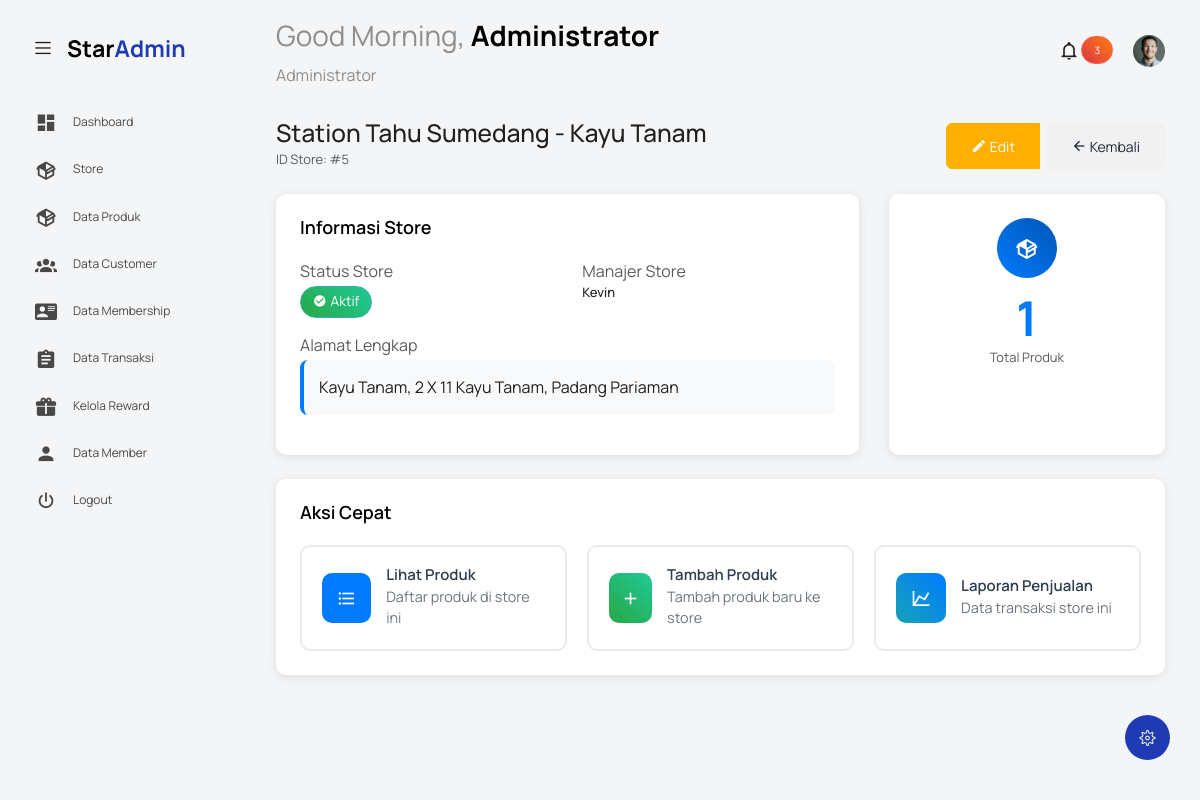
Page /index.php?controller=store&action=view&id=5 (signed in) on the committed database.
### tables this page shows
CREATE TABLE `store` (
  `id_store` int NOT NULL,
  `nama_store` varchar(100) NOT NULL,
  `alamat_store` text NOT NULL,
  `manajer_store` varchar(100) DEFAULT NULL,
  `status_store` enum('aktif','tidak_aktif') DEFAULT 'aktif'
);

### controllers/StoreController.php (called while the page is built, shortened)
<?php
class StoreController {
    private $storeModel;
    public function __construct() {
        $this->storeModel = new StoreModel();
    }
    public function view() {
        $id = $_GET['id'] ?? 0;
        $store = $this->storeModel->getStoreById($id);
        $totalProduk = $this->storeModel->getTotalProdukByStore($id);
        loadView('store/view', [
            'store' => $store,
            'total_produk' => $totalProduk,
            'title' => 'Detail Store'
        ]);
    }
}

### models/StoreModel.php (called while the page is built, shortened)
<?php
class StoreModel {
    private $conn;
    public function __construct() {
        global $conn;
        $this->conn = $conn;
    }
    public function getStoreById($id) {
        $stmt = $this->conn->prepare("SELECT * FROM store WHERE id_store = ?");
        $stmt->bind_param("i", $id);
        $stmt->execute();
        $result = $stmt->get_result();
        return $result ? $result->fetch_assoc() : null;
    }
}

### views/store/view.php (the view, shortened to what this page needs)
<?php include('template/header.php'); ?>
<body class="with-welcome-text">
  <div class="container-scroller">
    <?php include 'template/navbar.php'; ?>
    <div class="container-fluid page-body-wrapper">
      <?php include 'template/setting_panel.php'; ?>
      <?php include 'template/sidebar.php'; ?>
      <div class="main-panel">
        <div class="content-wrapper">
          <div class="row">
            <div class="col-12 grid-margin">
              <div class="d-flex justify-content-between align-items-center flex-wrap">
                <div>
                  <h3 class="font-weight-bold mb-1"><?= htmlspecialchars($store['nama_store']) ?></h3>
                  <p class="text-muted mb-0">ID Store: #<?= $store['id_store'] ?></p>
                </div>
                <div class="btn-group" role="group">
                  <a href="index.php?controller=store&action=edit&id=<?= $store['id_store'] ?>" class="btn btn-warning">
                    <i class="mdi mdi-pencil"></i> Edit
                  </a>
                  <a href="index.php?controller=store" class="btn btn-secondary">
                    <i class="mdi mdi-arrow-left"></i> Kembali
                  </a>
                </div>
              </div>
            </div>
          </div>
          <div class="row">
            <div class="col-md-8 grid-margin stretch-card">
              <div class="card">
                <div class="card-body">
                  <h4 class="card-title mb-4">Informasi Store</h4>
                  <div class="row">
                    <div class="col-sm-6 mb-3">
                      <label class="text-muted">Status Store</label>
                      <div class="mt-1">
                        <?php if ($store['status_store'] == 'aktif'): ?>
                          <span class="badge badge-success">
                            <i class="mdi mdi-check-circle me-1"></i>Aktif
                          </span>
                        <?php else: ?>
                          <span class="badge badge-danger">
                            <i class="mdi mdi-close-circle me-1"></i>Tidak Aktif
                          </span>
                        <?php endif; ?>
                      </div>
                    </div>
                    <div class="col-sm-6 mb-3">
                      <label class="text-muted">Manajer Store</label>
                      <p class="mb-0 font-weight-medium">
                        <?= htmlspecialchars($store['manajer_store'] ?: 'Belum ditentukan') ?>
                      </p>
                    </div>
                  </div>
                  <div class="mb-3">
                    <label class="text-muted">Alamat Lengkap</label>
                    <div class="address-box mt-1">
                      <?= nl2br(htmlspecialchars($store['alamat_store'])) ?>
                    </div>
                  </div>
                </div>
              </div>
            </div>
            <div class="col-md-4 grid-margin stretch-card">
              <div class="card">
                <div class="card-body text-center">
                  <div class="stat-icon mb-3">
                    <i class="mdi mdi-package-variant"></i>
                  </div>
                  <h2 class="stat-number"><?= $total_produk ?></h2>
                  <p class="text-muted mb-0">Total Produk</p>
                </div>
              </div>
            </div>
          </div>
          <div class="row">
            <div class="col-12 grid-margin">
              <div class="card">
                <div class="card-body">
                  <h4 class="card-title mb-4">Aksi Cepat</h4>
                  <div class="action-grid">
                    <?php if ($store['status_store'] == 'aktif'): ?>
                      <a href="index.php?controller=produk&store_id=<?= $store['id_store'] ?>" class="action-card">
                        <div class="action-icon">
                          <i class="mdi mdi-format-list-bulleted"></i>
                        </div>
                        <div class="action-content">
                          <h6>Lihat Produk</h6>
                          <p>Daftar produk di store ini</p>
                        </div>
                      </a>
                      <a href="index.php?controller=produk&action=add&store_id=<?= $store['id_store'] ?>" class="action-card">
                        <div class="action-icon success">
                          <i class="mdi mdi-plus"></i>
                        </div>
                        <div class="action-content">
                          <h6>Tambah Produk</h6>
                          <p>Tambah produk baru ke store</p>
                        </div>
                      </a>
                      <a href="index.php?controller=transaksi&store_id=<?= $store['id_store'] ?>" class="action-card">
                        <div class="action-icon info">
                          <i class="mdi mdi-chart-line"></i>
                        </div>
                        <div class="action-content">
                          <h6>Laporan Penjualan</h6>
                          <p>Data transaksi store ini</p>
                        </div>
                      </a>
                    <?php endif; ?>
                  </div>
                </div>
              </div>
            </div>
          </div>
        </div>
      </div>
    </div>
  </div>
</body>
</html>

### views/store/view.php (style rules this page uses)
.card { border-radius: 10px; box-shadow: 0 2px 10px rgba(0,0,0,0.1); border: none; }
.badge { font-size: 0.85em; padding: 8px 12px; border-radius: 20px; }
.badge-success { background: linear-gradient(45deg, #28a745, #20c997); color: white; }
.address-box { background: #f8f9fa; padding: 15px; border-radius: 8px; border-left: 4px solid #007bff; line-height: 1.6; }
.stat-icon { width: 60px; height: 60px; background: linear-gradient(45deg, #007bff, #0056b3); border-radius: 50%; display: flex; align-items: center; justify-content: center; margin: 0 auto; color: white; font-size: 24px; }
.stat-number { font-size: 3rem; font-weight: bold; color: #007bff; margin: 10px 0 5px 0; }
.action-grid { display: grid; grid-template-columns: repeat(auto-fit, minmax(250px, 1fr)); gap: 20px; }
.action-card { display: flex; align-items: center; padding: 20px; background: white; border: 2px solid #e9ecef; border-radius: 10px; text-decoration: none; color: inherit; transition: all 0.3s ease; }
.action-icon { width: 50px; height: 50px; background: #007bff; border-radius: 10px; display: flex; align-items: center; justify-content: center; color: white; font-size: 20px; margin-right: 15px; }
.action-icon.success { background: linear-gradient(45deg, #28a745, #20c997); }
.action-icon.info { background: linear-gradient(45deg, #17a2b8, #007bff); }
.action-content h6 { margin: 0 0 5px 0; font-weight: 600; color: #2c3e50; }
.action-content p { margin: 0; color: #6c757d; font-size: 0.9em; }
.btn-group .btn { border-radius: 6px; }
.btn-group .btn:not(:last-child) { margin-right: 8px; }
.font-weight-medium { font-weight: 500; }

### rows in the picture
store: nama_store "Station Tahu Sumedang - Kayu Tanam", id_store "5", manajer_store "Kevin", alamat_store "Kayu Tanam, 2 X 11 Kayu Tanam, Padang Pariaman"

### other values in the picture
$greeting "Good Morning"
$userName "Administrator"
$roleDisplay "Administrator"
$total_produk "1"
